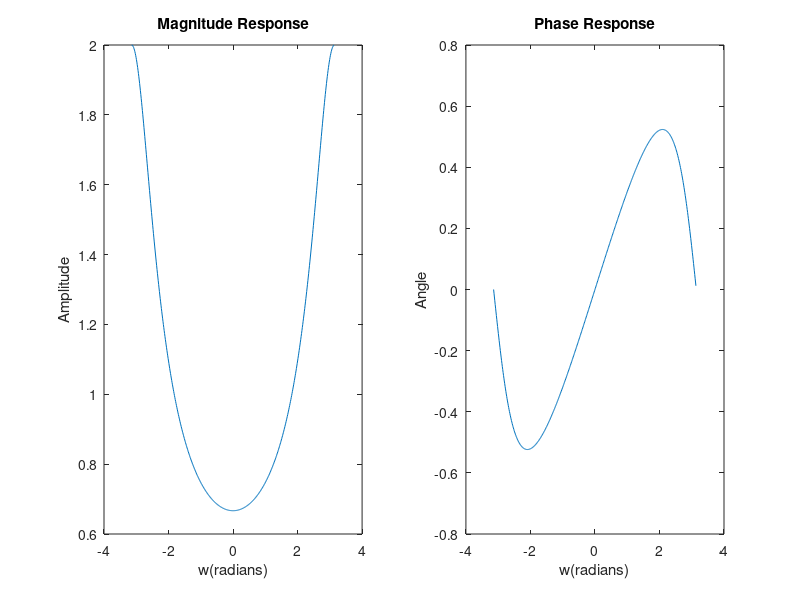

Reproduce this figure in MATLAB.
clc; 
clear all; 
close all;
b = [1 0 0];
a = [1 -0.5 0]; % assuming a = 0.5
N = 512;
[h, w] = freqz(b,a,N,'whole'); 
w = w-pi;
subplot(1,2,1), plot(w,abs(h));
title('Magnitude Response'), xlabel('w(radians)'), ylabel('Amplitude'); 
subplot(1,2,2), plot(w,angle(h));
title('Phase Response'), xlabel('w(radians)'), ylabel('Angle');